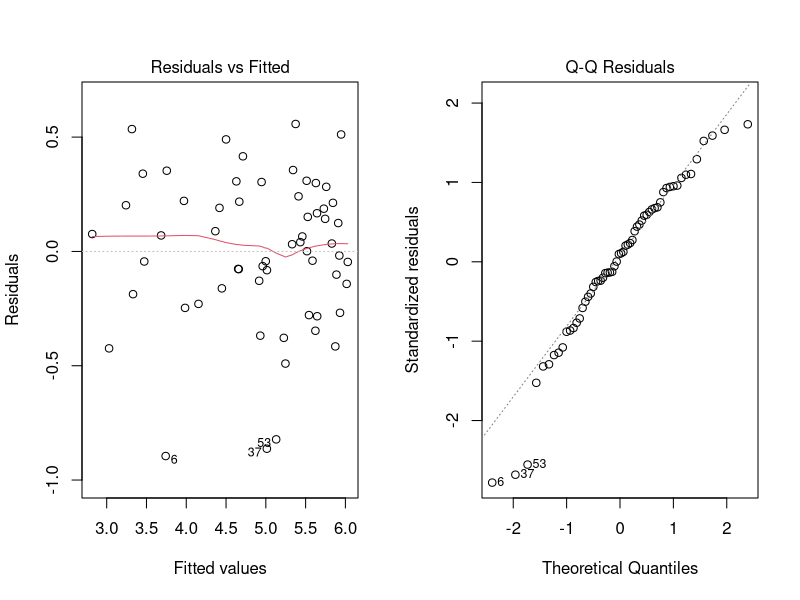
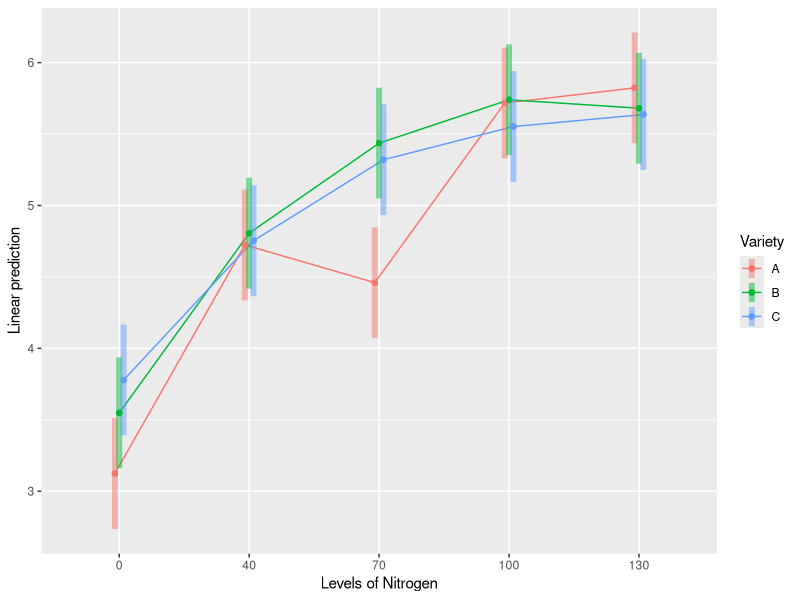
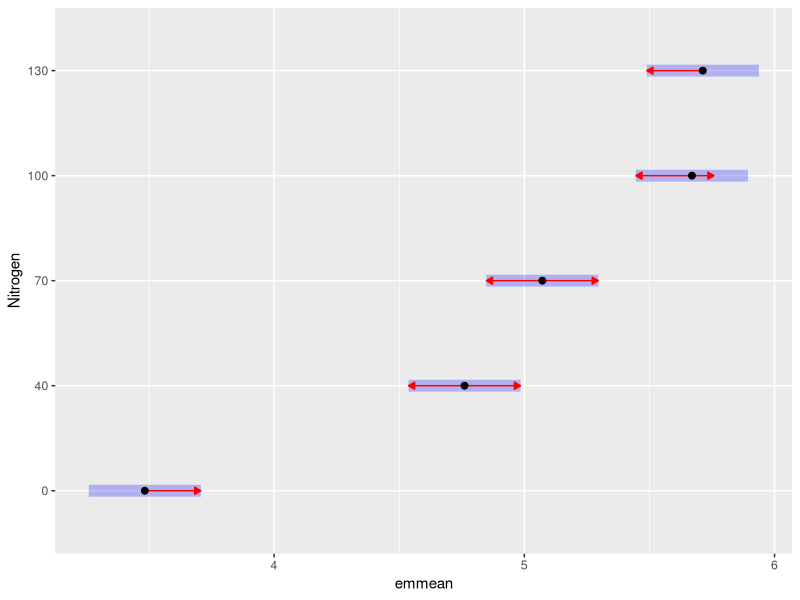
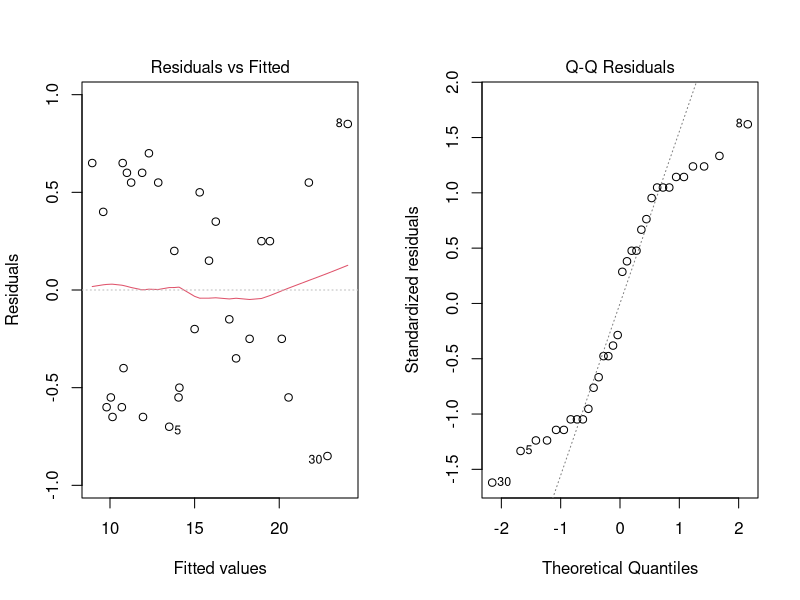
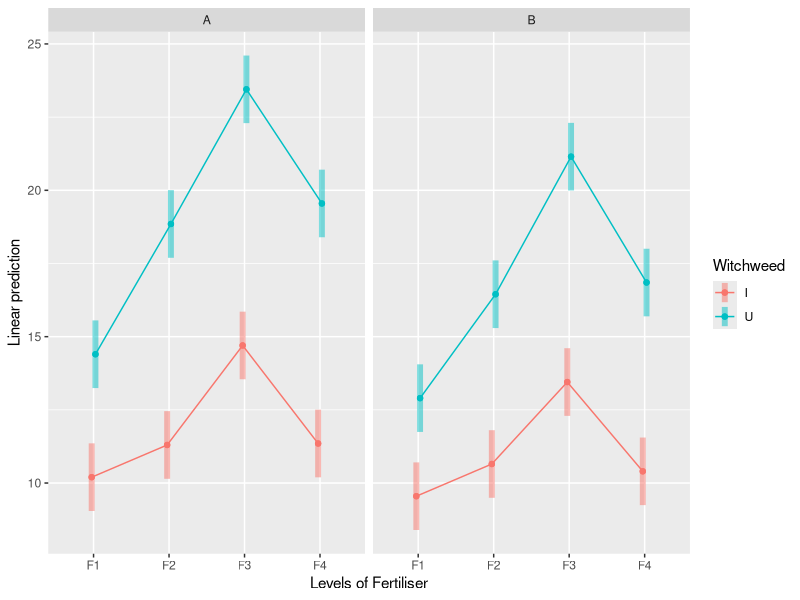
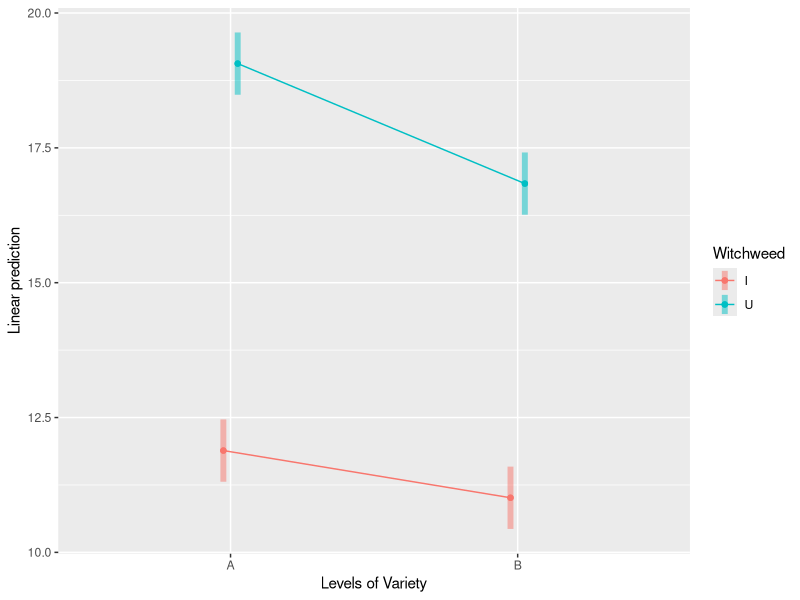
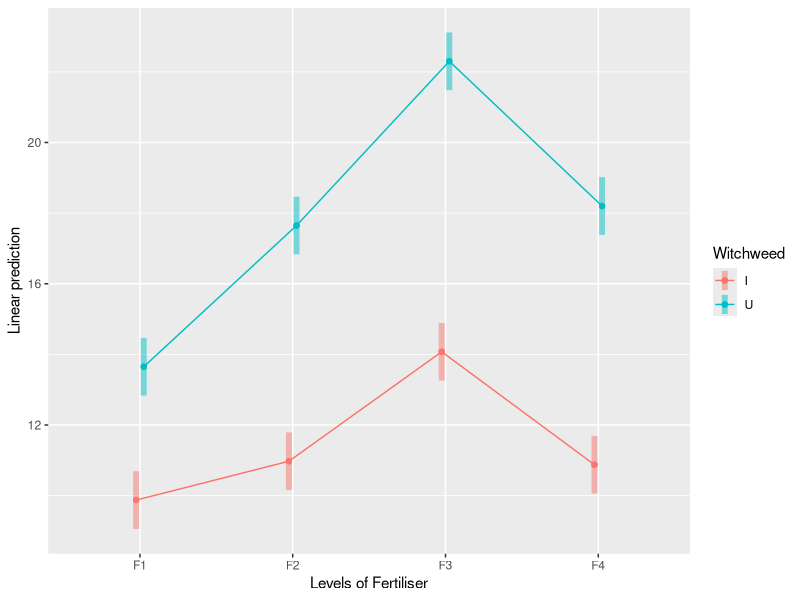

Write the R code that produced these figures, in order.
## ---- chunk 1
# Perform ANOVA on 5 x 3 factorial TD in an RCBD with 4 blocks:
library(readxl)
rice<-read_excel("Data6.xlsx",sheet="Rice")
head(rice)
str(rice) # check structure

rice$Treatment <- as.factor(rice$Treatment)
rice$Nitrogen <- as.factor(rice$Nitrogen)
rice$Block <- as.factor(rice$Block)
str(rice) # confirm
## ---- chunk 2
rice.aov <- aov(Yield ~ Block + Variety + Nitrogen + Variety:Nitrogen, data = rice)

## ---- chunk 3
rice.aov <- aov(Yield ~ Block + Variety*Nitrogen, data = rice)

## ---- chunk 4
par(mfrow=c(1,2))
plot(rice.aov, which = 1:2) # residual diagnostics
par(mfrow=c(1,1))
## ---- chunk 5
summary(rice.aov)

## ---- chunk 6
library(emmeans)
emmip(rice.aov, Variety ~ Nitrogen, CIs = TRUE) # interaction plot
## ---- chunk 7
emmeans(rice.aov, pairwise ~ Nitrogen)
## ---- chunk 8
plot(emmeans(rice.aov, ~ Nitrogen), comparisons = TRUE)
## ---- chunk 9
# Perform ANOVA on 4 x 2 x 2 factorial TD in an RCBD with 2 blocks:
library(readxl)
witch<-read_excel("Data6.xlsx",sheet="Witchweed")
head(witch)
str(witch) # check structure

witch$Block <- as.factor(witch$Block)
witch$Variety <- as.factor(witch$Variety)
witch$Witchweed <- as.factor(witch$Witchweed)
witch$Fertiliser <- as.factor(witch$Fertiliser)
str(witch) # confirm
## ---- chunk 10
maize.aov <- aov(Yield ~ Block + Fertiliser + Witchweed + Variety + Fertiliser:Witchweed + Fertiliser:Variety + Witchweed:Variety + Fertiliser:Witchweed:Variety, data = witch)

## ---- chunk 11
maize.aov <- aov(Yield ~ Block + Fertiliser*Witchweed*Variety, data = witch)

## ---- chunk 12
par(mfrow=c(1,2))
plot(maize.aov, which = 1:2) # residual diagnostics
par(mfrow=c(1,1))
## ---- chunk 13
summary(maize.aov)

## ---- chunk 14
# Assessing all three terms w/interaction

emmip(maize.aov, Witchweed ~ Fertiliser | Variety, CIs = TRUE)

## ---- chunk 15
# Assess interaction: variety:witchweed
emmeans(maize.aov, pairwise ~ Variety*Witchweed)

emmip(maize.aov, Witchweed ~ Variety, CIs = TRUE)

## ---- chunk 16
# Assess interaction: witchweed:fertiliser
emmeans(maize.aov, pairwise ~ Witchweed*Fertiliser)

emmip(maize.aov, Witchweed ~ Fertiliser,  CIs = TRUE)
